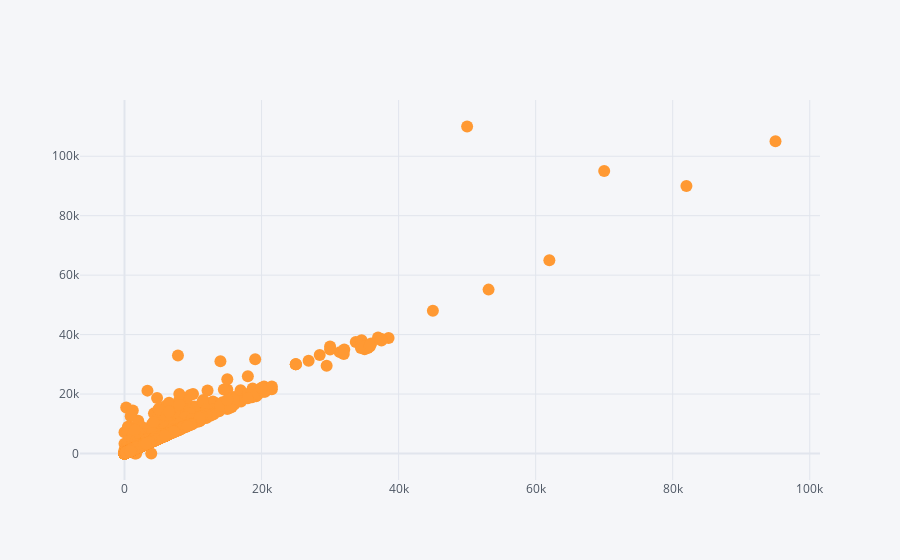

The notebook cell saved with this chart:
### Code cell
data.iplot(kind='scatter',x='min_price',y='max_price',mode='markers')

### Figure 1 — Plotly figure (JSON) as saved in the notebook; plotly's stock layout.template omitted (floating-point values rounded to 4 significant figures; data arrays with more than 128 entries replaced by an {"elided": "..."} marker saying what was removed)
{"data": [{"line": {"color": "rgba(255, 153, 51, 1.0)", "dash": "solid", "shape": "linear", "width": 1.3}, "marker": {"size": 12, "symbol": "circle"}, "mode": "markers", "name": "max_price", "text": "", "type": "scatter", "x": {"elided": "7418 float values"}, "y": {"elided": "7418 float values"}}], "layout": {"legend": {"bgcolor": "#F5F6F9", "font": {"color": "#4D5663"}}, "paper_bgcolor": "#F5F6F9", "plot_bgcolor": "#F5F6F9", "title": {"font": {"color": "#4D5663"}}, "xaxis": {"gridcolor": "#E1E5ED", "showgrid": true, "tickfont": {"color": "#4D5663"}, "title": {"font": {"color": "#4D5663"}, "text": ""}, "zerolinecolor": "#E1E5ED"}, "yaxis": {"gridcolor": "#E1E5ED", "showgrid": true, "tickfont": {"color": "#4D5663"}, "title": {"font": {"color": "#4D5663"}, "text": ""}, "zerolinecolor": "#E1E5ED"}}}
